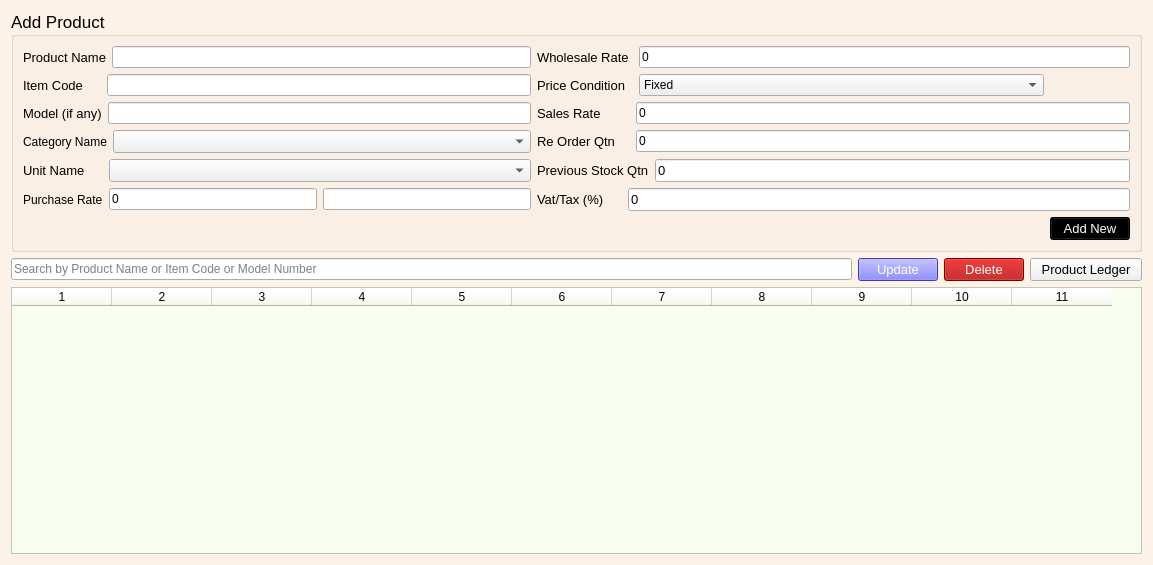
<?xml version="1.0" encoding="UTF-8"?>
<ui version="4.0">
 <class>Form</class>
 <widget class="QWidget" name="Form">
  <property name="windowModality">
   <enum>Qt::ApplicationModal</enum>
  </property>
  <property name="geometry">
   <rect>
    <x>0</x>
    <y>0</y>
    <width>1153</width>
    <height>565</height>
   </rect>
  </property>
  <property name="windowTitle">
   <string>Form</string>
  </property>
  <property name="styleSheet">
   <string notr="true">QWidget#Form{background-color: rgb(252, 242, 231);}</string>
  </property>
  <layout class="QGridLayout" name="gridLayout_2">
   <item row="0" column="0">
    <widget class="QGroupBox" name="groupBox">
     <property name="font">
      <font>
       <pointsize>13</pointsize>
      </font>
     </property>
     <property name="title">
      <string>Add Product</string>
     </property>
     <layout class="QGridLayout" name="gridLayout">
      <item row="0" column="0">
       <layout class="QHBoxLayout" name="horizontalLayout">
        <item>
         <widget class="QLabel" name="label">
          <property name="font">
           <font>
            <pointsize>10</pointsize>
           </font>
          </property>
          <property name="text">
           <string>Product Name</string>
          </property>
         </widget>
        </item>
        <item>
         <widget class="QLineEdit" name="name"/>
        </item>
       </layout>
      </item>
      <item row="0" column="1" colspan="2">
       <layout class="QHBoxLayout" name="horizontalLayout_5">
        <item>
         <widget class="QLabel" name="label_5">
          <property name="font">
           <font>
            <pointsize>10</pointsize>
           </font>
          </property>
          <property name="text">
           <string>Wholesale Rate </string>
          </property>
         </widget>
        </item>
        <item>
         <widget class="QLineEdit" name="wholesale">
          <property name="font">
           <font>
            <pointsize>9</pointsize>
           </font>
          </property>
          <property name="inputMethodHints">
           <set>Qt::ImhFormattedNumbersOnly</set>
          </property>
          <property name="text">
           <string>0</string>
          </property>
         </widget>
        </item>
       </layout>
      </item>
      <item row="1" column="0">
       <layout class="QHBoxLayout" name="horizontalLayout_12">
        <item>
         <widget class="QLabel" name="label_11">
          <property name="font">
           <font>
            <pointsize>10</pointsize>
           </font>
          </property>
          <property name="text">
           <string>Item Code     </string>
          </property>
         </widget>
        </item>
        <item>
         <widget class="QLineEdit" name="itemcode">
          <property name="text">
           <string/>
          </property>
         </widget>
        </item>
       </layout>
      </item>
      <item row="1" column="1">
       <layout class="QHBoxLayout" name="horizontalLayout_13" stretch="1,9">
        <item>
         <widget class="QLabel" name="label_12">
          <property name="font">
           <font>
            <pointsize>10</pointsize>
           </font>
          </property>
          <property name="text">
           <string>Price Condition  </string>
          </property>
         </widget>
        </item>
        <item>
         <widget class="QComboBox" name="status">
          <item>
           <property name="text">
            <string>Fixed</string>
           </property>
          </item>
          <item>
           <property name="text">
            <string>Not Fixed</string>
           </property>
          </item>
         </widget>
        </item>
       </layout>
      </item>
      <item row="2" column="0">
       <layout class="QHBoxLayout" name="horizontalLayout_2">
        <item>
         <widget class="QLabel" name="label_2">
          <property name="font">
           <font>
            <pointsize>10</pointsize>
           </font>
          </property>
          <property name="text">
           <string>Model (if any)</string>
          </property>
         </widget>
        </item>
        <item>
         <widget class="QLineEdit" name="model">
          <property name="text">
           <string/>
          </property>
         </widget>
        </item>
       </layout>
      </item>
      <item row="2" column="1" colspan="2">
       <layout class="QHBoxLayout" name="horizontalLayout_4">
        <item>
         <widget class="QLabel" name="label_4">
          <property name="font">
           <font>
            <pointsize>10</pointsize>
           </font>
          </property>
          <property name="text">
           <string>Sales Rate        </string>
          </property>
         </widget>
        </item>
        <item>
         <widget class="QLineEdit" name="sales">
          <property name="font">
           <font>
            <pointsize>9</pointsize>
           </font>
          </property>
          <property name="text">
           <string>0</string>
          </property>
         </widget>
        </item>
       </layout>
      </item>
      <item row="3" column="0">
       <layout class="QHBoxLayout" name="horizontalLayout_8" stretch="1,9">
        <item>
         <widget class="QLabel" name="label_8">
          <property name="font">
           <font>
            <pointsize>9</pointsize>
           </font>
          </property>
          <property name="text">
           <string>Category Name</string>
          </property>
         </widget>
        </item>
        <item>
         <widget class="QComboBox" name="category">
          <property name="font">
           <font>
            <pointsize>10</pointsize>
           </font>
          </property>
         </widget>
        </item>
       </layout>
      </item>
      <item row="3" column="1" colspan="2">
       <layout class="QHBoxLayout" name="horizontalLayout_11">
        <item>
         <widget class="QLabel" name="label_10">
          <property name="font">
           <font>
            <pointsize>10</pointsize>
           </font>
          </property>
          <property name="text">
           <string>Re Order Qtn    </string>
          </property>
         </widget>
        </item>
        <item>
         <widget class="QLineEdit" name="reorder">
          <property name="font">
           <font>
            <pointsize>9</pointsize>
           </font>
          </property>
          <property name="text">
           <string>0</string>
          </property>
         </widget>
        </item>
       </layout>
      </item>
      <item row="4" column="0">
       <layout class="QHBoxLayout" name="horizontalLayout_9" stretch="1,9">
        <item>
         <widget class="QLabel" name="label_9">
          <property name="font">
           <font>
            <pointsize>10</pointsize>
           </font>
          </property>
          <property name="text">
           <string>Unit Name     </string>
          </property>
         </widget>
        </item>
        <item>
         <widget class="QComboBox" name="unit">
          <property name="font">
           <font>
            <pointsize>10</pointsize>
           </font>
          </property>
         </widget>
        </item>
       </layout>
      </item>
      <item row="4" column="1" colspan="2">
       <layout class="QGridLayout" name="gridLayout_3">
        <item row="0" column="0">
         <widget class="QLabel" name="label_13">
          <property name="font">
           <font>
            <pointsize>10</pointsize>
           </font>
          </property>
          <property name="text">
           <string>Previous Stock Qtn</string>
          </property>
         </widget>
        </item>
        <item row="0" column="1">
         <widget class="QLineEdit" name="pqtn">
          <property name="font">
           <font>
            <pointsize>10</pointsize>
           </font>
          </property>
          <property name="text">
           <string>0</string>
          </property>
         </widget>
        </item>
       </layout>
      </item>
      <item row="5" column="0">
       <layout class="QHBoxLayout" name="horizontalLayout_3">
        <item>
         <widget class="QLabel" name="label_3">
          <property name="font">
           <font>
            <pointsize>9</pointsize>
           </font>
          </property>
          <property name="text">
           <string>Purchase Rate</string>
          </property>
         </widget>
        </item>
        <item>
         <widget class="QLineEdit" name="buy">
          <property name="text">
           <string>0</string>
          </property>
         </widget>
        </item>
        <item>
         <widget class="QLineEdit" name="hrate">
          <property name="readOnly">
           <bool>true</bool>
          </property>
         </widget>
        </item>
       </layout>
      </item>
      <item row="5" column="1" colspan="2">
       <layout class="QGridLayout" name="gridLayout_4">
        <item row="0" column="0">
         <widget class="QLabel" name="label_14">
          <property name="font">
           <font>
            <pointsize>10</pointsize>
           </font>
          </property>
          <property name="text">
           <string>Vat/Tax (%)     </string>
          </property>
         </widget>
        </item>
        <item row="0" column="1">
         <widget class="QLineEdit" name="vat">
          <property name="font">
           <font>
            <pointsize>10</pointsize>
           </font>
          </property>
          <property name="text">
           <string>0</string>
          </property>
         </widget>
        </item>
       </layout>
      </item>
      <item row="6" column="1">
       <spacer name="horizontalSpacer">
        <property name="orientation">
         <enum>Qt::Horizontal</enum>
        </property>
        <property name="sizeHint" stdset="0">
         <size>
          <width>438</width>
          <height>20</height>
         </size>
        </property>
       </spacer>
      </item>
      <item row="6" column="2">
       <widget class="QPushButton" name="addb">
        <property name="font">
         <font>
          <pointsize>10</pointsize>
         </font>
        </property>
        <property name="styleSheet">
         <string notr="true">background-color: rgb(0, 0, 0);
color: rgb(255, 255, 255);</string>
        </property>
        <property name="text">
         <string>Add New</string>
        </property>
       </widget>
      </item>
     </layout>
    </widget>
   </item>
   <item row="2" column="0">
    <widget class="QTableWidget" name="tableWidget">
     <property name="font">
      <font>
       <family>MS Shell Dlg 2</family>
       <pointsize>10</pointsize>
       <weight>50</weight>
       <italic>false</italic>
       <bold>false</bold>
      </font>
     </property>
     <property name="styleSheet">
      <string notr="true">font: 10pt &quot;MS Shell Dlg 2&quot;;

background-color: rgb(249, 255, 240);
</string>
     </property>
     <property name="columnCount">
      <number>11</number>
     </property>
     <column/>
     <column/>
     <column/>
     <column/>
     <column/>
     <column/>
     <column/>
     <column/>
     <column/>
     <column/>
     <column/>
    </widget>
   </item>
   <item row="1" column="0">
    <layout class="QHBoxLayout" name="horizontalLayout_10">
     <item>
      <widget class="QLineEdit" name="searchv">
       <property name="placeholderText">
        <string>Search by Product Name or Item Code or Model Number</string>
       </property>
      </widget>
     </item>
     <item>
      <widget class="QPushButton" name="updateb">
       <property name="font">
        <font>
         <pointsize>10</pointsize>
        </font>
       </property>
       <property name="styleSheet">
        <string notr="true">background-color: rgb(85, 85, 255);
color: rgb(255, 255, 255);</string>
       </property>
       <property name="text">
        <string>Update</string>
       </property>
      </widget>
     </item>
     <item>
      <widget class="QPushButton" name="deleteb">
       <property name="font">
        <font>
         <pointsize>10</pointsize>
        </font>
       </property>
       <property name="styleSheet">
        <string notr="true">background-color: rgb(170, 0, 0);
color: rgb(255, 255, 255);</string>
       </property>
       <property name="text">
        <string>Delete</string>
       </property>
      </widget>
     </item>
     <item>
      <widget class="QPushButton" name="ledgerb">
       <property name="font">
        <font>
         <pointsize>10</pointsize>
        </font>
       </property>
       <property name="text">
        <string>  Product Ledger  </string>
       </property>
      </widget>
     </item>
    </layout>
   </item>
  </layout>
 </widget>
 <resources/>
 <connections/>
</ui>
